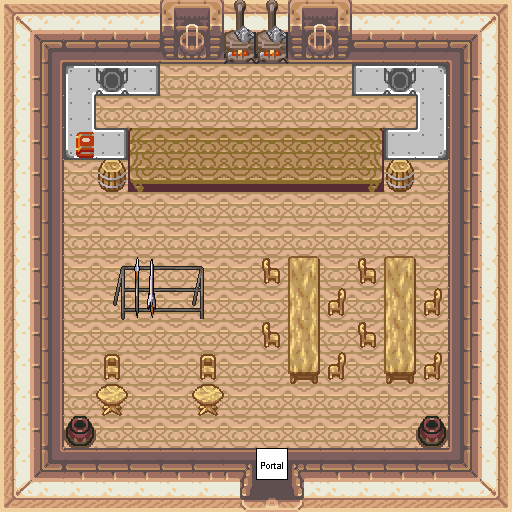

The image is a tile-based game level rendered from a .tmx file. Its description and source (layers, tilesets, objects; grid data summarised) follow:
An orthogonal 16x16 tile map with 32x32 px tiles, 6 tile layers (0_floor, 1_terrain, 2_object, 3_roof, ...), 3 hidden layers not drawn, 11 tilesets.

<map version="0.99b" orientation="orthogonal" width="16" height="16" tilewidth="32" tileheight="32">
 <properties>
  <property name="x" value="500000" />
  <property name="y" value="500000" />
 </properties>
 <tileset name="Outside 0" firstgid="1" tilewidth="32" tileheight="32">
  <image source="../../zelda_outside_0_chipset.png" trans="ffffff" />
 </tileset>
 <tileset name="Outside 1" firstgid="481" tilewidth="32" tileheight="32">
  <image source="../../zelda_outside_1_chipset.png" trans="ffffff" />
 </tileset>
 <tileset name="Dungeon 0" firstgid="961" tilewidth="32" tileheight="32">
  <image source="../../zelda_dungeon_0_chipset.png" trans="ff00ff" />
 </tileset>
 <tileset name="Dungeon 1" firstgid="1441" tilewidth="32" tileheight="32">
  <image source="../../zelda_dungeon_1_chipset.png" trans="ff00ff" />
 </tileset>
 <tileset name="Interior 0" firstgid="1921" tilewidth="32" tileheight="32">
  <image source="../../zelda_interior_0_chipset.png" trans="ff00ff" />
 </tileset>
 <tileset name="Navigation" firstgid="2401" tilewidth="32" tileheight="32">
  <image source="../../zelda_navigation_chipset.png" />
 </tileset>
 <tileset name="Objects" firstgid="2402" tilewidth="32" tileheight="32">
  <image source="../../zelda_objects_chipset.png" />
 </tileset>
 <tileset name="Collision" firstgid="2602" tilewidth="32" tileheight="32">
  <image source="../../zelda_collision_chipset.png" />
 </tileset>
 <tileset name="Buildings 0" firstgid="2604" tilewidth="32" tileheight="32">
  <image source="../../zelda_building_0_tileset.png" />
 </tileset>
 <tileset name="Outside 2" firstgid="3084" tilewidth="32" tileheight="32">
  <image source="../../zelda_outside_2_chipset.png" />
 </tileset>
 <tileset name="Interior 1" firstgid="3564" tilewidth="32" tileheight="32">
  <image source="../../zelda_interior_1_chipset.png" />
 </tileset>
 <layer name="0_floor" width="16" height="16">
  <data>[256 cells, 256 non-empty, 17 distinct tile ids]</data>
 </layer>
 <layer name="1_terrain" width="16" height="16">
  <data>[256 cells, 74 non-empty, 39 distinct tile ids]</data>
 </layer>
 <layer name="2_object" width="16" height="16">
  <data>[256 cells, 1 non-empty, 1 distinct tile ids]</data>
 </layer>
 <layer name="3_roof" width="16" height="16">
  <data>[256 cells, 4 non-empty, 4 distinct tile ids]</data>
 </layer>
 <layer name="4_roof_add" width="16" height="16">
  <data>[256 cells, 0 non-empty, 0 distinct tile ids]</data>
 </layer>
 <layer name="objects" width="16" height="32">
  <data>[512 cells, 2 non-empty, 1 distinct tile ids]</data>
 </layer>
 <layer name="collision" width="16" height="32" visible="0" opacity="0.37">
  <data>[512 cells, 119 non-empty, 1 distinct tile ids]</data>
 </layer>
 <layer name="navigation" width="32" height="32" visible="0">
  <data>[1024 cells, 0 non-empty, 0 distinct tile ids]</data>
 </layer>
 <layer name="protection" width="32" height="32" visible="0" opacity="0.25">
  <data>[1024 cells, 1024 non-empty, 1 distinct tile ids]</data>
 </layer>
</map>
